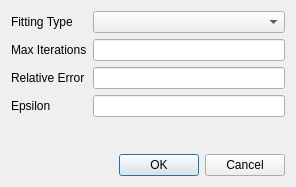
<?xml version="1.0" encoding="UTF-8"?>
<ui version="4.0">
 <class>Form</class>
 <widget class="QWidget" name="Form">
  <property name="geometry">
   <rect>
    <x>0</x>
    <y>0</y>
    <width>296</width>
    <height>187</height>
   </rect>
  </property>
  <property name="windowTitle">
   <string>Form</string>
  </property>
  <layout class="QGridLayout" name="gridLayout">
   <item row="2" column="1">
    <widget class="QLineEdit" name="relative_error_line_edit">
     <property name="text">
      <string/>
     </property>
    </widget>
   </item>
   <item row="2" column="0">
    <widget class="QLabel" name="relative_error_label">
     <property name="text">
      <string>Relative Error</string>
     </property>
    </widget>
   </item>
   <item row="1" column="0">
    <widget class="QLabel" name="max_iterations_label">
     <property name="text">
      <string>Max Iterations</string>
     </property>
    </widget>
   </item>
   <item row="1" column="1">
    <widget class="QLineEdit" name="max_iterations_line_edit">
     <property name="text">
      <string/>
     </property>
    </widget>
   </item>
   <item row="4" column="0" colspan="2">
    <spacer name="verticalSpacer">
     <property name="orientation">
      <enum>Qt::Vertical</enum>
     </property>
     <property name="sizeHint" stdset="0">
      <size>
       <width>20</width>
       <height>40</height>
      </size>
     </property>
    </spacer>
   </item>
   <item row="3" column="1">
    <widget class="QLineEdit" name="epsilon_line_edit">
     <property name="text">
      <string/>
     </property>
    </widget>
   </item>
   <item row="0" column="1">
    <widget class="QComboBox" name="fitting_type_combo_box"/>
   </item>
   <item row="0" column="0">
    <widget class="QLabel" name="fitting_type_label">
     <property name="text">
      <string>Fitting Type</string>
     </property>
    </widget>
   </item>
   <item row="3" column="0">
    <widget class="QLabel" name="epsilon_label">
     <property name="text">
      <string>Epsilon</string>
     </property>
    </widget>
   </item>
   <item row="5" column="0" colspan="2">
    <widget class="QDialogButtonBox" name="buttonBox">
     <property name="standardButtons">
      <set>QDialogButtonBox::Cancel|QDialogButtonBox::Ok</set>
     </property>
    </widget>
   </item>
  </layout>
 </widget>
 <resources/>
 <connections/>
</ui>
